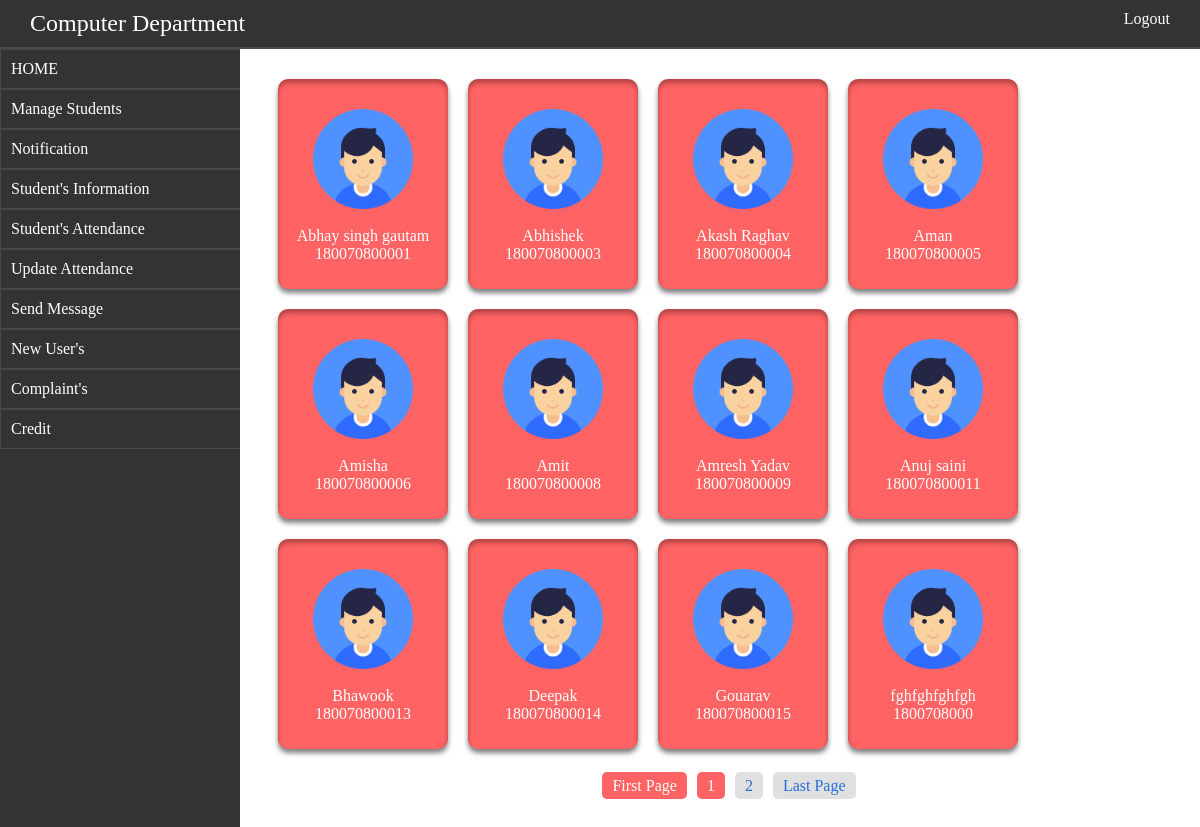
Screenshot of /ADMIN/studentinfo.php with the database file from the repository.
### tables this page shows
CREATE TABLE `students` (
  `id` int(11) NOT NULL,
  `S_No` text NOT NULL,
  `Roll_No` text NOT NULL,
  `Student_name` text NOT NULL,
  `profileimg` text NOT NULL,
  `Address` text NOT NULL,
  `fatherno` text NOT NULL,
  `phoneno` text NOT NULL,
  `fname` text NOT NULL,
  `mname` text NOT NULL
);

### ADMIN/studentinfo.php (the view, shortened to what this page needs)
<?php  include("../database/db.php"); ?><html>
<head>
</head>
<body>
   <?php include("layout/headerorsidebar.php"); ?>
    <div id="rightbar">
        <?php
        if(isset($_GET['page'])){
            $page = $_GET['page'];
        }else{$page = 1;}
        $per_page = 12;
        $start_from = ($page-1) * $per_page;
         $sel = "select * from students LIMIT $start_from,$per_page";
         $query = mysqli_query($con,$sel);
        while($fetch = mysqli_fetch_array($query)){
            $sno = $fetch['S_No'];
            $rollno = $fetch['Roll_No'];
            $name = $fetch['Student_name'];
            echo "<li><a href='student.php?sno=$sno'>
        <div id='user'><center>
            <img src='../image/user.png' style='width:100px;'/><br/><br/>
            <span id='name'>$name</span><br/>
            <span id='rollno'>$rollno</span><br/>
            </center>
            </div></a></li>";
        }
        ?><br/><br/>
        <?php
          $page_sel = "select * from students";
           $page_query = mysqli_query($con,$page_sel);
        $rows = mysqli_num_rows($page_query);
        $total_page = ceil($rows/$per_page);
        echo "<center id='navi'><a id='navigation' href='studentinfo.php?page=1'>First Page</a>";
        for($i=1;$i<=$total_page;$i++){
            echo "<a id='navigation' href='studentinfo.php?page=$i'>$i</a>";
        }
        echo "<a id='navigation' href='studentinfo.php?page=$total_page'>Last Page</a></center>";
        ?>
    </div> <style>a{color:#276cdb;background: #e0e0e0;}</style>
 </div>
</body>
</html>

### database/db.php (style rules this page uses)
* { font-family: raleway !important;font-weight: bold; }

### ADMIN/studentinfo.php (style rules this page uses)
#user { height: 150px;width:150px;background: #ff6363;border-radius: 10px; padding: 30px 10px;color:white; box-shadow:inset 0px 4px 5px rgba(0,0,0,0.3), 0px 4px 5px rgba(0,0,0,0.5); }
#rightbar li { display: inline-block;padding: 10px; }
a { text-decoration: none; }
#navigation { padding: 5px 10px; }
#navi a { margin-left: 10px;border-radius: 5px; }
a { color:#276cdb;background: #e0e0e0; }

### ADMIN/layout/headerorsidebar.php (style rules this page uses)
* { transition: 0.2s; margin:0;padding:0;font-family:lato ;font-weight: normal; }
#rightbar { overflow: auto;text-align: left; float: right; padding: 20px 20px;height: 90%;width:76%; }

### rows the page displays
students: Student_name "Abhay singh gautam", Roll_No "180070800001"
students: Student_name "Abhishek", Roll_No "180070800003"
students: Student_name "Akash Raghav", Roll_No "180070800004"
students: Student_name "Aman", Roll_No "180070800005"
students: Student_name "Amisha", Roll_No "180070800006"
students: Student_name "Amit", Roll_No "180070800008"
students: Student_name "Amresh Yadav", Roll_No "180070800009"
students: Student_name "Anuj saini", Roll_No "180070800011"
students: Student_name "Bhawook", Roll_No "180070800013"
students: Student_name "Deepak", Roll_No "180070800014"
students: Student_name "Gouarav", Roll_No "180070800015"
students: Student_name "fghfghfghfgh", Roll_No "1800708000"
